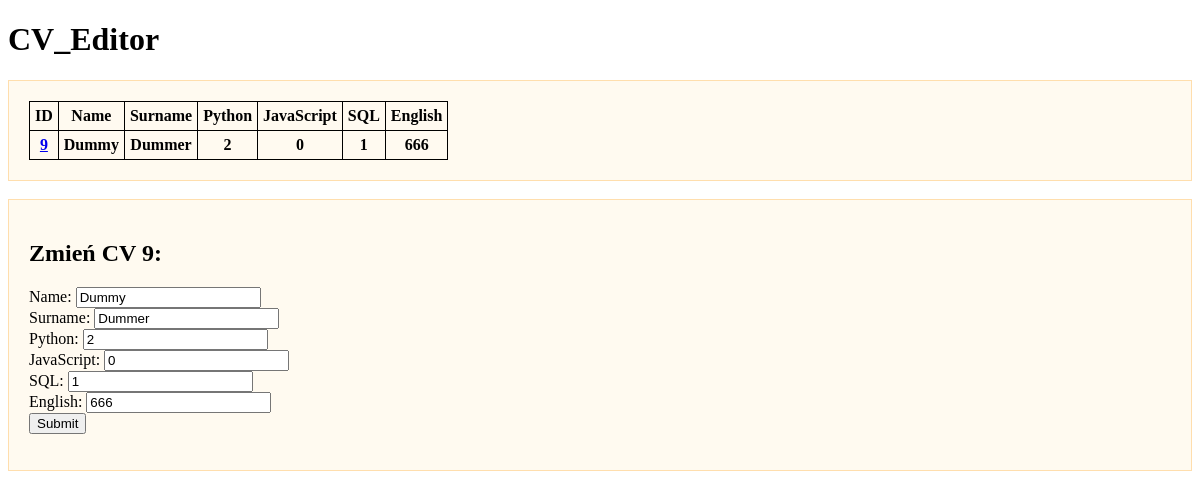
/cv/9, run on an earlier commit of the app's database.
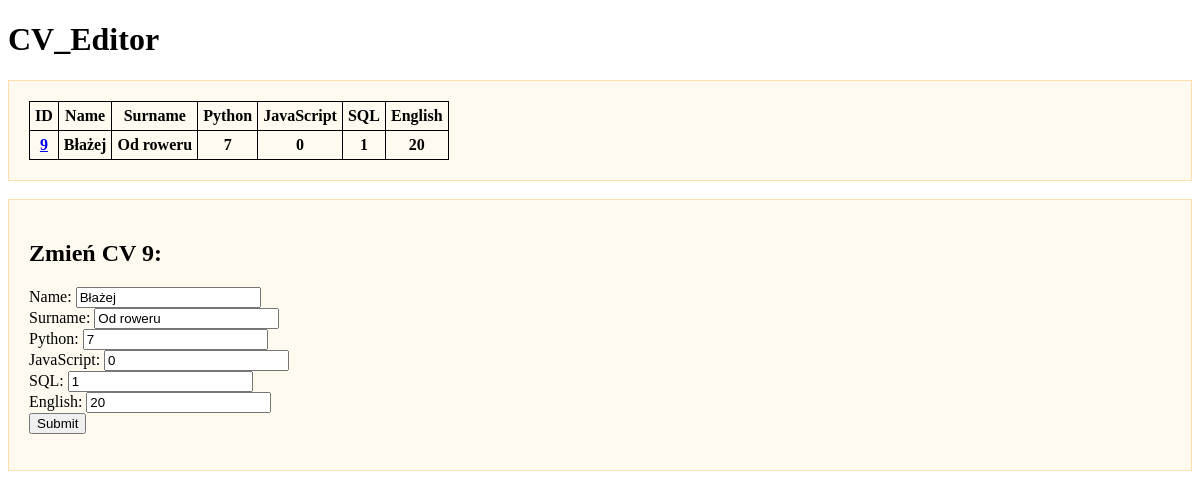
And on a later commit of the database.
### tables this page shows
CREATE TABLE "basic_table" (
    "id"	INTEGER NOT NULL PRIMARY KEY AUTOINCREMENT UNIQUE,
    "firstname"	TEXT NOT NULL,
    "lastname"	TEXT NOT NULL,
    "python"	INTEGER DEFAULT 0,
    "javascript"	INTEGER DEFAULT 0,
    "sql"	INTEGER DEFAULT 0,
    "english"	INTEGER DEFAULT 0
);

### main.py (the view, shortened to what this page needs)
@app.route('/cv/<id>', methods=['GET', 'POST'])
def cv_id(id=None):
    single_result = True
    one_db_record = query_read_one_from_db(id)
    if request.method == "GET":
        pass
    return render_template("index.html", all_db_records=[one_db_record], single_result=single_result)

### db_queries.py (called while the page is built)
def query_read_one_from_db(id=None, db="CV_Editor.db", table="basic_table"):
    query_file = "select_one.sql"
    params = {"id": id}
    conn = sqlite3.connect(db)
    conn.row_factory = sqlite3.Row # stackoverflow: This enables column access by name: row['column_name']
    c = conn.cursor()
    with open(query_file, encoding='utf-8') as file:
        query = file.read()
    c.execute(query, params)
    result = dict(c.fetchone())
    conn.close()
    return result

### templates/index.html (shortened to what this page needs)
<!DOCTYPE html>
<html lang="en">
<head>
</head>
<body>
<h1>CV_Editor</h1>
<div class="ramka">
    <table>
        <tr>
            <th>ID</th>
            <th>Name</th>
            <th>Surname</th>
            <th>Python</th>
            <th>JavaScript</th>
            <th>SQL</th>
            <th>English</th>
        </tr>
        {% for record in all_db_records %}
        <tr>
            <th><a href="/cv/{{ record.id }}">{{ record.id }}</a></th>
            <th>{{ record.firstname }}</th>
            <th>{{ record.lastname }}</th>
            <th>{{ record.python }}</th>
            <th>{{ record.javascript }}</th>
            <th>{{ record.sql }}</th>
            <th>{{ record.english }}</th>
        </tr>
        {% endfor %}
    </table>
</div>
<br>
{% if single_result %}
{% for record in all_db_records %}
<div class="ramka">
<p>
    <h2>Zmień CV {{ record.id }}:</h2>
    <form method="post" action="{{ record.id }}">
    <a>Name: </a><input type="text" name="firstname_from_form" value="{{record.firstname}}"><br>
    <a>Surname: </a><input type="text" name="lastname_from_form" value="{{record.lastname}}"><br>
    <a>Python: </a><input type="number" name="python_from_form" value="{{record.python}}"><br>
    <a>JavaScript: </a><input type="number" name="javascript_from_form" value="{{record.javascript}}"><br>
    <a>SQL: </a><input type="number" name="sql_from_form" value="{{record.sql}}"><br>
    <a>English: </a><input type="number" name="english_from_form" value="{{record.english}}"><br>
    <input type="submit">
    </form>
</p>
</div>
{% endfor %}
{% endif %}
</body>
</html>

What changed in the data, as far as the page shows it:
changed basic_table id 9: firstname "Dummy" → "Błażej"; lastname "Dummer" → "Od roweru"; python "2" → "7"; english "666" → "20"; firstname_from_form "Dummy" → "Błażej"; lastname_from_form "Dummer" → "Od roweru"; python_from_form "2" → "7"; english_from_form "666" → "20"
